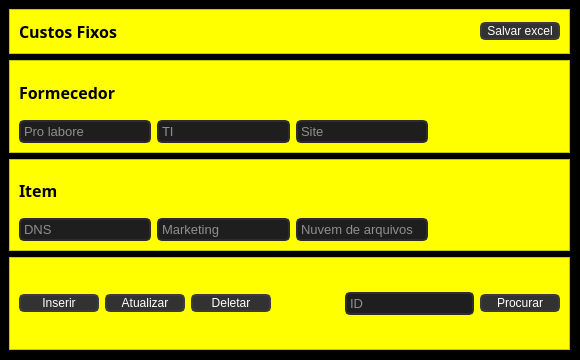
<?xml version="1.0" encoding="UTF-8"?>
<ui version="4.0">
 <class>MainWindow_estoque</class>
 <widget class="QMainWindow" name="MainWindow_estoque">
  <property name="geometry">
   <rect>
    <x>0</x>
    <y>0</y>
    <width>580</width>
    <height>360</height>
   </rect>
  </property>
  <property name="minimumSize">
   <size>
    <width>570</width>
    <height>355</height>
   </size>
  </property>
  <property name="maximumSize">
   <size>
    <width>580</width>
    <height>360</height>
   </size>
  </property>
  <property name="windowTitle">
   <string>Custos Fixos</string>
  </property>
  <widget class="QWidget" name="centralwidget">
   <widget class="QFrame" name="frame">
    <property name="geometry">
     <rect>
      <x>-1</x>
      <y>-1</y>
      <width>581</width>
      <height>361</height>
     </rect>
    </property>
    <property name="styleSheet">
     <string notr="true">background-color: rgb(0, 0, 0);</string>
    </property>
    <property name="frameShape">
     <enum>QFrame::StyledPanel</enum>
    </property>
    <property name="frameShadow">
     <enum>QFrame::Raised</enum>
    </property>
    <layout class="QVBoxLayout" name="verticalLayout">
     <item>
      <widget class="QFrame" name="frame_35">
       <property name="maximumSize">
        <size>
         <width>16777215</width>
         <height>45</height>
        </size>
       </property>
       <property name="styleSheet">
        <string notr="true">background-color: rgb(255, 255, 0);</string>
       </property>
       <property name="frameShape">
        <enum>QFrame::StyledPanel</enum>
       </property>
       <property name="frameShadow">
        <enum>QFrame::Raised</enum>
       </property>
       <layout class="QHBoxLayout" name="horizontalLayout_8">
        <item>
         <widget class="QLabel" name="label_6">
          <property name="font">
           <font>
            <family>Segoe UI Black</family>
            <pointsize>12</pointsize>
            <weight>75</weight>
            <bold>true</bold>
           </font>
          </property>
          <property name="text">
           <string>Custos Fixos</string>
          </property>
         </widget>
        </item>
        <item>
         <spacer name="horizontalSpacer_2">
          <property name="orientation">
           <enum>Qt::Horizontal</enum>
          </property>
          <property name="sizeHint" stdset="0">
           <size>
            <width>40</width>
            <height>20</height>
           </size>
          </property>
         </spacer>
        </item>
        <item>
         <widget class="QPushButton" name="pushButton_form_salvar">
          <property name="minimumSize">
           <size>
            <width>80</width>
            <height>0</height>
           </size>
          </property>
          <property name="font">
           <font>
            <family>Segoe UI</family>
           </font>
          </property>
          <property name="styleSheet">
           <string notr="true">QPushButton {
	background-color: rgb(50, 50, 50);
	border: 2px solid rgb(60, 60, 60);
	border-radius: 5px;
	color: rgb(255, 255, 255);
}
QPushButton:hover {
	background-color: rgb(60, 60, 60);
	border: 2px solid rgb(70,70, 70);
}
QPushButton:pressed {
	background-color: rgb(250, 230, 0);
	border: 2px solid rgb(161, 0, 0);
	color: rgb(35, 35, 35);
}</string>
          </property>
          <property name="text">
           <string>Salvar excel</string>
          </property>
         </widget>
        </item>
       </layout>
      </widget>
     </item>
     <item>
      <widget class="QFrame" name="frame_19">
       <property name="styleSheet">
        <string notr="true">background-color: rgb(255, 255, 0);</string>
       </property>
       <property name="frameShape">
        <enum>QFrame::StyledPanel</enum>
       </property>
       <property name="frameShadow">
        <enum>QFrame::Raised</enum>
       </property>
       <layout class="QGridLayout" name="gridLayout_6">
        <item row="0" column="0">
         <widget class="QLabel" name="label_7">
          <property name="font">
           <font>
            <family>Segoe UI Black</family>
            <pointsize>12</pointsize>
            <weight>75</weight>
            <bold>true</bold>
           </font>
          </property>
          <property name="text">
           <string>Formecedor</string>
          </property>
         </widget>
        </item>
        <item row="1" column="1">
         <widget class="QLineEdit" name="lineEdit_form_produto">
          <property name="font">
           <font>
            <family>Segoe UI</family>
            <pointsize>10</pointsize>
           </font>
          </property>
          <property name="styleSheet">
           <string notr="true">QLineEdit {
	border: 2px solid rgb(45,45,45);
	border-radius: 5px;
	padding: 1px;
	background-color: rgb(30,30, 30);
	color: rgb(255, 255, 255);
}
QLineEdit:hover {
	border: 2px solid rgb(55,55,55);
}
QLineEdit:focus {
	border: 2px solid rgb(161, 0, 0);
	color: rgb(200, 200, 200);
}</string>
          </property>
          <property name="placeholderText">
           <string>TI</string>
          </property>
         </widget>
        </item>
        <item row="1" column="2">
         <widget class="QLineEdit" name="lineEdit_form_ecomerce">
          <property name="font">
           <font>
            <family>Segoe UI</family>
            <pointsize>10</pointsize>
           </font>
          </property>
          <property name="styleSheet">
           <string notr="true">QLineEdit {
	border: 2px solid rgb(45,45,45);
	border-radius: 5px;
	padding: 1px;
	background-color: rgb(30,30, 30);
	color: rgb(255, 255, 255);
}
QLineEdit:hover {
	border: 2px solid rgb(55,55,55);
}
QLineEdit:focus {
	border: 2px solid rgb(161, 0, 0);
	color: rgb(200, 200, 200);
}</string>
          </property>
          <property name="placeholderText">
           <string>Site</string>
          </property>
         </widget>
        </item>
        <item row="1" column="0">
         <widget class="QLineEdit" name="lineEdit_form_nome">
          <property name="font">
           <font>
            <family>Segoe UI</family>
            <pointsize>10</pointsize>
           </font>
          </property>
          <property name="styleSheet">
           <string notr="true">QLineEdit {
	border: 2px solid rgb(45,45,45);
	border-radius: 5px;
	padding: 1px;
	background-color: rgb(30,30, 30);
	color: rgb(255, 255, 255);
}
QLineEdit:hover {
	border: 2px solid rgb(55,55,55);
}
QLineEdit:focus {
	border: 2px solid rgb(161, 0, 0);
	color: rgb(200, 200, 200);
}</string>
          </property>
          <property name="placeholderText">
           <string>Pro labore</string>
          </property>
         </widget>
        </item>
        <item row="1" column="3">
         <spacer name="horizontalSpacer_5">
          <property name="orientation">
           <enum>Qt::Horizontal</enum>
          </property>
          <property name="sizeHint" stdset="0">
           <size>
            <width>40</width>
            <height>20</height>
           </size>
          </property>
         </spacer>
        </item>
       </layout>
      </widget>
     </item>
     <item>
      <widget class="QFrame" name="frame_33">
       <property name="styleSheet">
        <string notr="true">background-color: rgb(255, 255, 0);</string>
       </property>
       <property name="frameShape">
        <enum>QFrame::StyledPanel</enum>
       </property>
       <property name="frameShadow">
        <enum>QFrame::Raised</enum>
       </property>
       <layout class="QGridLayout" name="gridLayout_7">
        <item row="0" column="0">
         <widget class="QLabel" name="label_10">
          <property name="font">
           <font>
            <family>Segoe UI Black</family>
            <pointsize>12</pointsize>
            <weight>75</weight>
            <bold>true</bold>
           </font>
          </property>
          <property name="text">
           <string>Item</string>
          </property>
         </widget>
        </item>
        <item row="1" column="0">
         <widget class="QLineEdit" name="lineEdit_form_quantidade">
          <property name="font">
           <font>
            <family>Segoe UI</family>
            <pointsize>10</pointsize>
           </font>
          </property>
          <property name="styleSheet">
           <string notr="true">QLineEdit {
	border: 2px solid rgb(45,45,45);
	border-radius: 5px;
	padding: 1px;
	background-color: rgb(30,30, 30);
	color: rgb(255, 255, 255);
}
QLineEdit:hover {
	border: 2px solid rgb(55,55,55);
}
QLineEdit:focus {
	border: 2px solid rgb(161, 0, 0);
	color: rgb(200, 200, 200);
}</string>
          </property>
          <property name="placeholderText">
           <string>DNS</string>
          </property>
         </widget>
        </item>
        <item row="1" column="1">
         <widget class="QLineEdit" name="lineEdit_form_valor">
          <property name="font">
           <font>
            <family>Segoe UI</family>
            <pointsize>10</pointsize>
           </font>
          </property>
          <property name="styleSheet">
           <string notr="true">QLineEdit {
	border: 2px solid rgb(45,45,45);
	border-radius: 5px;
	padding: 1px;
	background-color: rgb(30,30, 30);
	color: rgb(255, 255, 255);
}
QLineEdit:hover {
	border: 2px solid rgb(55,55,55);
}
QLineEdit:focus {
	border: 2px solid rgb(161, 0, 0);
	color: rgb(200, 200, 200);
}</string>
          </property>
          <property name="placeholderText">
           <string>Marketing</string>
          </property>
         </widget>
        </item>
        <item row="1" column="2">
         <widget class="QLineEdit" name="lineEdit_form_data">
          <property name="font">
           <font>
            <family>Segoe UI</family>
            <pointsize>10</pointsize>
           </font>
          </property>
          <property name="styleSheet">
           <string notr="true">QLineEdit {
	border: 2px solid rgb(45,45,45);
	border-radius: 5px;
	padding: 1px;
	background-color: rgb(30,30, 30);
	color: rgb(255, 255, 255);
}
QLineEdit:hover {
	border: 2px solid rgb(55,55,55);
}
QLineEdit:focus {
	border: 2px solid rgb(161, 0, 0);
	color: rgb(200, 200, 200);
}</string>
          </property>
          <property name="placeholderText">
           <string>Nuvem de arquivos</string>
          </property>
         </widget>
        </item>
        <item row="1" column="3">
         <spacer name="horizontalSpacer_4">
          <property name="orientation">
           <enum>Qt::Horizontal</enum>
          </property>
          <property name="sizeHint" stdset="0">
           <size>
            <width>40</width>
            <height>20</height>
           </size>
          </property>
         </spacer>
        </item>
       </layout>
      </widget>
     </item>
     <item>
      <widget class="QFrame" name="frame_32">
       <property name="styleSheet">
        <string notr="true">background-color: rgb(255, 255, 0);</string>
       </property>
       <property name="frameShape">
        <enum>QFrame::StyledPanel</enum>
       </property>
       <property name="frameShadow">
        <enum>QFrame::Raised</enum>
       </property>
       <layout class="QGridLayout" name="gridLayout_9">
        <item row="1" column="0">
         <widget class="QPushButton" name="pushButton_form_inserir">
          <property name="minimumSize">
           <size>
            <width>80</width>
            <height>0</height>
           </size>
          </property>
          <property name="font">
           <font>
            <family>Segoe UI</family>
           </font>
          </property>
          <property name="styleSheet">
           <string notr="true">QPushButton {
	background-color: rgb(50, 50, 50);
	border: 2px solid rgb(60, 60, 60);
	border-radius: 5px;
	color: rgb(255, 255, 255);
}
QPushButton:hover {
	background-color: rgb(60, 60, 60);
	border: 2px solid rgb(70,70, 70);
}
QPushButton:pressed {
	background-color: rgb(250, 230, 0);
	border: 2px solid rgb(161, 0, 0);
	color: rgb(35, 35, 35);
}</string>
          </property>
          <property name="text">
           <string>Inserir</string>
          </property>
         </widget>
        </item>
        <item row="1" column="1">
         <widget class="QPushButton" name="pushButton_form_atualizar">
          <property name="minimumSize">
           <size>
            <width>80</width>
            <height>0</height>
           </size>
          </property>
          <property name="font">
           <font>
            <family>Segoe UI</family>
           </font>
          </property>
          <property name="styleSheet">
           <string notr="true">QPushButton {
	background-color: rgb(50, 50, 50);
	border: 2px solid rgb(60, 60, 60);
	border-radius: 5px;
	color: rgb(255, 255, 255);
}
QPushButton:hover {
	background-color: rgb(60, 60, 60);
	border: 2px solid rgb(70,70, 70);
}
QPushButton:pressed {
	background-color: rgb(250, 230, 0);
	border: 2px solid rgb(161, 0, 0);
	color: rgb(35, 35, 35);
}</string>
          </property>
          <property name="text">
           <string>Atualizar</string>
          </property>
         </widget>
        </item>
        <item row="1" column="2">
         <widget class="QPushButton" name="pushButton_form_deletar">
          <property name="minimumSize">
           <size>
            <width>80</width>
            <height>0</height>
           </size>
          </property>
          <property name="font">
           <font>
            <family>Segoe UI</family>
           </font>
          </property>
          <property name="styleSheet">
           <string notr="true">QPushButton {
	background-color: rgb(50, 50, 50);
	border: 2px solid rgb(60, 60, 60);
	border-radius: 5px;
	color: rgb(255, 255, 255);
}
QPushButton:hover {
	background-color: rgb(60, 60, 60);
	border: 2px solid rgb(70,70, 70);
}
QPushButton:pressed {
	background-color: rgb(250, 230, 0);
	border: 2px solid rgb(161, 0, 0);
	color: rgb(35, 35, 35);
}</string>
          </property>
          <property name="text">
           <string>Deletar</string>
          </property>
         </widget>
        </item>
        <item row="1" column="4">
         <widget class="QLineEdit" name="lineEdit_form_procurar_nome">
          <property name="font">
           <font>
            <family>Segoe UI</family>
            <pointsize>10</pointsize>
           </font>
          </property>
          <property name="styleSheet">
           <string notr="true">QLineEdit {
	border: 2px solid rgb(45,45,45);
	border-radius: 5px;
	padding: 1px;
	background-color: rgb(30,30, 30);
	color: rgb(255, 255, 255);
}
QLineEdit:hover {
	border: 2px solid rgb(55,55,55);
}
QLineEdit:focus {
	border: 2px solid rgb(161, 0, 0);
	color: rgb(200, 200, 200);
}</string>
          </property>
          <property name="placeholderText">
           <string>ID</string>
          </property>
         </widget>
        </item>
        <item row="1" column="5">
         <widget class="QPushButton" name="pushButton_form_procurar">
          <property name="minimumSize">
           <size>
            <width>80</width>
            <height>0</height>
           </size>
          </property>
          <property name="sizeIncrement">
           <size>
            <width>0</width>
            <height>0</height>
           </size>
          </property>
          <property name="font">
           <font>
            <family>Segoe UI</family>
            <pointsize>9</pointsize>
           </font>
          </property>
          <property name="styleSheet">
           <string notr="true">QPushButton {
	background-color: rgb(50, 50, 50);
	border: 2px solid rgb(60, 60, 60);
	border-radius: 5px;
	color: rgb(255, 255, 255);
}
QPushButton:hover {
	background-color: rgb(60, 60, 60);
	border: 2px solid rgb(70,70, 70);
}
QPushButton:pressed {
	background-color: rgb(250, 230, 0);
	border: 2px solid rgb(161, 0, 0);
	color: rgb(35, 35, 35);
}</string>
          </property>
          <property name="text">
           <string>Procurar</string>
          </property>
         </widget>
        </item>
        <item row="1" column="3">
         <spacer name="horizontalSpacer_8">
          <property name="orientation">
           <enum>Qt::Horizontal</enum>
          </property>
          <property name="sizeHint" stdset="0">
           <size>
            <width>40</width>
            <height>20</height>
           </size>
          </property>
         </spacer>
        </item>
       </layout>
      </widget>
     </item>
    </layout>
   </widget>
  </widget>
 </widget>
 <resources/>
 <connections/>
</ui>
